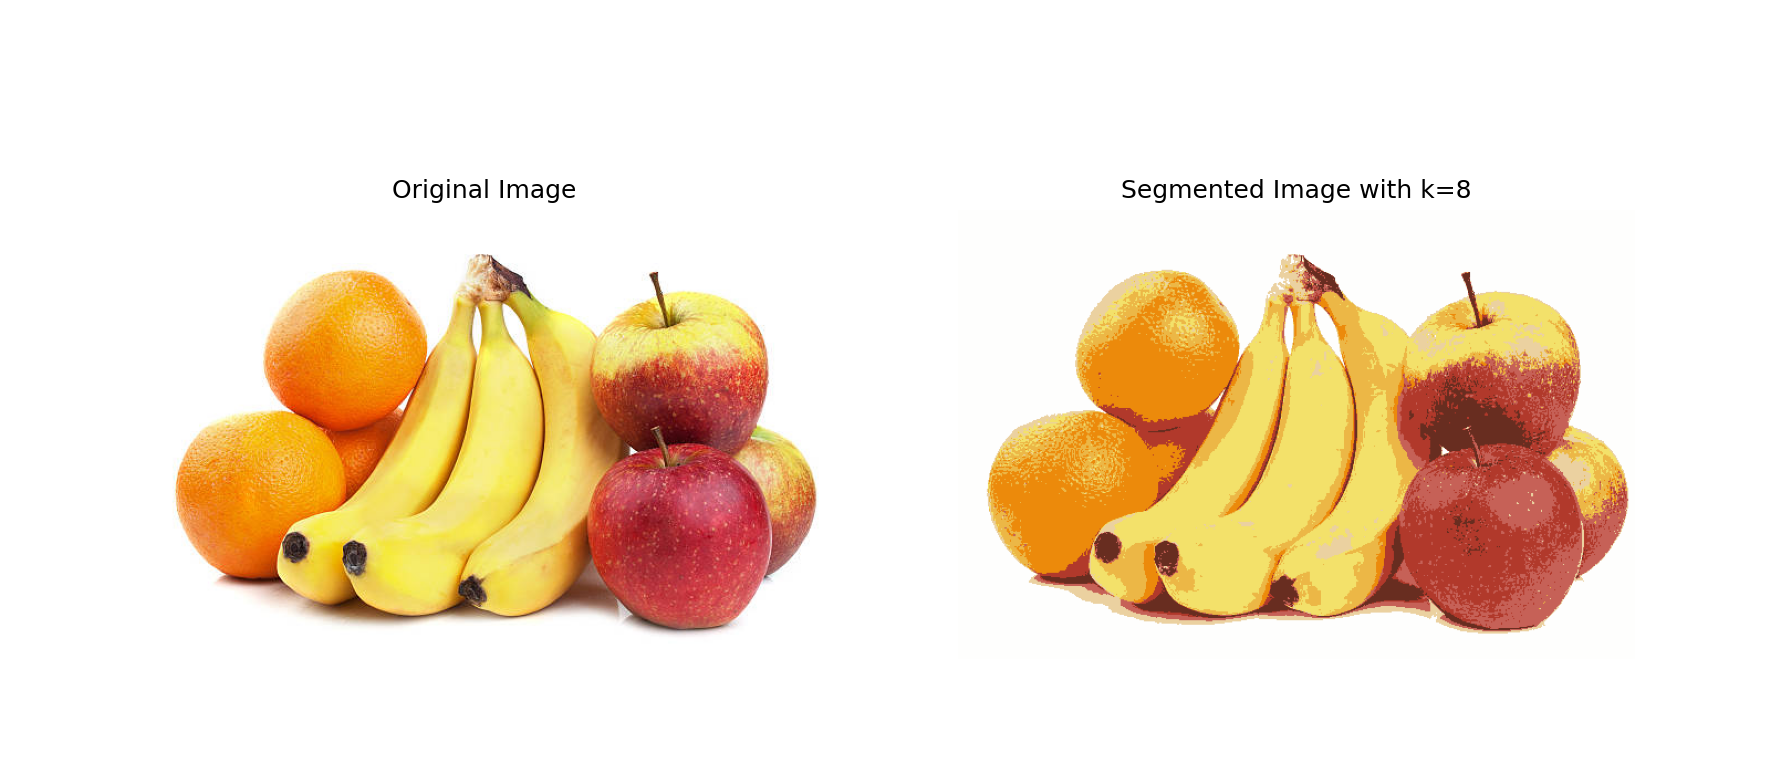

Recreate this plot in Python.
import cv2
import numpy as np
import matplotlib.pyplot as plt
from sklearn.cluster import KMeans

# 1. Load image using OpenCV (BGR format)
img_bgr = cv2.imread('C:/Users/skyline/OneDrive/Desktop/istockphoto-133305215-612x612.jpg')  # Replace with your image path
if img_bgr is None:
    raise ValueError("Image not found or path incorrect")

# 2. Convert to RGB for display and processing
img_rgb = cv2.cvtColor(img_bgr, cv2.COLOR_BGR2RGB)

# 3. Reshape to a 2D array of pixels (num_pixels x 3)
pixel_values = img_rgb.reshape((-1, 3))
pixel_values = np.float32(pixel_values)  # Convert to float

# 4. Choose number of clusters (k)
k = 8

# 5. Apply KMeans clustering
kmeans = KMeans(n_clusters=k, random_state=42)
labels = kmeans.fit_predict(pixel_values)
centers = kmeans.cluster_centers_

# 6. Replace each pixel color with its cluster center
segmented_img = centers[labels].reshape(img_rgb.shape).astype(np.uint8)

# 7. Plot original and segmented images side-by-side
plt.figure(figsize=(12, 6))
plt.subplot(1, 2, 1)
plt.title('Original Image')
plt.axis('off')
plt.imshow(img_rgb)

plt.subplot(1, 2, 2)
plt.title(f'Segmented Image with k={k}')
plt.axis('off')
plt.imshow(segmented_img)
plt.show()
